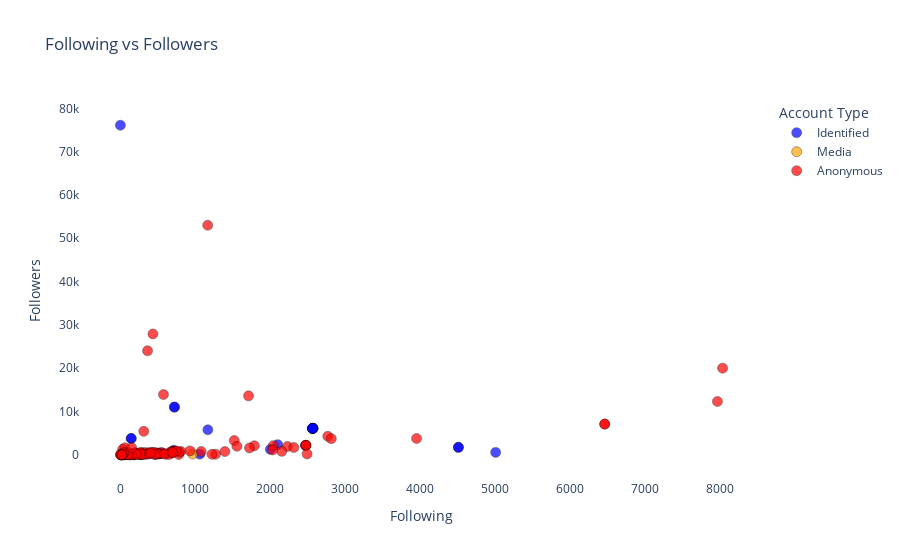

The cell this chart's notebook holds for it:
### Markdown cell above
Let's now explore some relations between the data using scatterplots! We will plot `Followers` against `Followers` to see what kind of accounts usually tweet disinformation. Here we can see there is a huge cluster of accounts that have relatively high following vs their amount of followers.

### Code cell
df1=df.select(
    pl.col("ID"),
    pl.col("Account handle"),
    pl.col("Following"),
    pl.col("Followers"),
    pl.col("Account type").str.strip(),
)

colors = {
    'Identified': 'blue',
    'Media': 'orange',
    'Anonymous': 'red'
}

import plotly.express as px
import plotly.graph_objects as go

fig = go.Figure()

for account_type, color in colors.items():
    filtered_df = df.filter(pl.col('Account type') == account_type)
    fig.add_trace(go.Scatter(
        x=filtered_df['Following'],
        y=filtered_df['Followers'],
        mode='markers',
        text=filtered_df['Account handle'],
        hovertemplate='<b>%{text}</b><br>Following: %{x}<br>Followers: %{y}',
        marker=dict(
            size=10,
            color=color,
            opacity=0.7,
            line=dict(width=0.5, color='black')
        ),
        name=account_type  # Specify the name for each trace
    ))

# Customize the layout
fig.update_layout(
    title='Following vs Followers',
    xaxis_title='Following',
    yaxis_title='Followers',
    hoverlabel=dict(bgcolor='white', font_size=12),
    plot_bgcolor='white',
    legend_title='Account Type'
)

### Figure 1 — Plotly figure (JSON) as saved in the notebook; plotly's stock layout.template omitted (floating-point values rounded to 4 significant figures)
{"data": [{"hovertemplate": "<b>%{text}</b><br>Following: %{x}<br>Followers: %{y}", "marker": {"color": "blue", "line": {"color": "black", "width": 0.5}, "opacity": 0.7, "size": 10}, "mode": "markers", "name": "Identified", "text": ["@ItsJamMagno", "@LelangmoVlogger", "@iskonglasalista", "@mendozadino", "@iskonglasalista", "@PManejr", "@iskonglasalista", "@jassyangeli", "@jassyangeli", "@iskonglasalista", "@H4L0H4L0", "@iskonglasalita", "@Altesing_Manny", "@iskonglasalista", "@rhan_duke", "@ementriboychoi", "@iammarkgarcia_", "@jbrsamonte", "@ace_on_airrr", "@thebossEFRAIM", "@iam_joshua_bc17", "@jamesparmis", "@Valenzuela_Jeff", "@Smartteaser192", "@babeline7", "@anazachia", "@apolinarcespos", "@teriyo", "@iskonglasalista", "@PulbuRonn", "@marortoll", "@iskonglasalista", "@sycipft", "@sycipft", "@marortoll", "@marredroyalty", "@sycipft", "@sycipft", "@teriyo", "@PulbuRonn"], "type": "scatter", "x": [0, 430, 2568, 260, 2568, 1060, 2568, 185, 185, 2568, 61, 2568, 562, 2568, 470, 43, 1167, 132, 187, 271, 2099, 711, 253, 5007, 89, 133, 2001, 4510, 2561, 144, 721, 2561, 522, 522, 721, 2470, 522, 522, 4510, 144], "y": [76100, 257, 6097, 37, 6097, 136, 6097, 57, 57, 6097, 10, 6096, 406, 6096, 52, 85, 5759, 304, 212, 31, 2338, 1044, 165, 547, 21, 8, 1248, 1711, 6064, 3766, 11000, 6064, 260, 260, 11000, 2169, 260, 260, 1710, 3766]}, {"hovertemplate": "<b>%{text}</b><br>Following: %{x}<br>Followers: %{y}", "marker": {"color": "orange", "line": {"color": "black", "width": 0.5}, "opacity": 0.7, "size": 10}, "mode": "markers", "name": "Media", "text": ["@1dugoph", "@newspaperphcom"], "type": "scatter", "x": [8, 964], "y": [3, 159]}, {"hovertemplate": "<b>%{text}</b><br>Following: %{x}<br>Followers: %{y}", "marker": {"color": "red", "line": {"color": "black", "width": 0.5}, "opacity": 0.7, "size": 10}, "mode": "markers", "name": "Anonymous", "text": ["@arthur_vee", "@Brad_Kardinal", "@WinwinEklabu", "@cierloX6", "@dTnalakRiderSR", "@SLaKaTor", "@JVMombay", "@krameoj2", "@Hyden007Toro", "@hitman531ph", "@Hyden007Toro", "@ArianaCharice", "@Whatsupjess1", "@gerrydeleo", "@nhoy2011", "@Whatsupjess1", "@JurisImmanuel", "@FilCitizenPH", "@AnlaboTsong", "@alden_chua", "@TheSmilingBOW", "@MalaChinaPalace", "@micashan", "@gigaigurlmd", "@matansero12886", "@Ztirf17", "@loloromatu", "@Edelwei8", "@osolge2665", "@Fred_1222", "@SamuraiKatipun", "@blackkn05858615", "@SethTojon", "@marredroyalty", "@marredroyalty", "@AliKyle14", "@sonycuerdo", "@thirteenLexa", "@ronald4eternity", "@rom40800032", "@PinasAngInaNyo", "@marredroyalty", "@yellowzingers1", "@jaby111219", "@WinwinEklabu", "@Martina40290987", "@KenesuMiko", "@saylothe", "@dreamy_eyes0", "@AldreanNavarro", "@senall83", "@Hades_alexis", "@jonnelcardano", "@tapatnapilipino", "@emvisi", "@emvisi", "@tapatnapilipino", "@aizenrei20", "@lynmadrid2017", "@Deemcma76111219", "@http_brent22", "@Spankmerigor", "@Deemcma76111219", "@TishaCM", "@AngAkinLangNman", "@abet023", "@ddaengseul", "@gaudz1948", "@Ur_Supermhay", "@ZunRa", "@alden_chua", "@AbsoluteroC", "@fu_rher_", "@YolandaQueens", "@pinoyanghang", "@jemsenpai30", "@zhandy_77", "@olpips", "@imnotyomom", "@AtokPascua", "@philwayne88", "@arogante_ka_tse", "@WordsinMyMind5", "@Runel24947326", "@1vic2r310", "@Domingo31356729", "@BryanLapez", "@ManuelM73700324", "@BrujaDelDemonio", "@SiiniGeng", "@Rosmar_Masarap", "@liaoericph", "@rumflan60", "@allain_z", "@msuniversemimi", "@Yelle007", "@ShnFrncsc01", "@cinecinecine30", "@kotomba431C", "@TheDoctorLuck", "@Paps_Caloy", "@DontTryMeTsk", "@DodongPags", "@DinoMacaldo", "@roumelle_p", "@theguru91010011", "@MDSOnwardPH22", "@bivoc1", "@ManolitoMantal2", "@thatsthetweet00"], "type": "scatter", "x": [2767, 1787, 6462, 542, 1519, 481, 16, 481, 179, 312, 179, 2229, 127, 414, 175, 127, 446, 47, 575, 268, 239, 504, 606, 689, 95, 63, 43, 685, 279, 122, 657, 929, 78, 2475, 2475, 13, 16, 237, 331, 47, 716, 2475, 459, 25, 6462, 18, 10, 30, 1269, 317, 1222, 2491, 89, 58, 295, 295, 58, 121, 17, 190, 362, 292, 190, 434, 369, 648, 58, 340, 61, 806, 268, 2, 61, 779, 1165, 287, 9, 785, 1394, 745, 88, 2153, 149, 212, 27, 104, 30, 683, 362, 1555, 47, 586, 3952, 1078, 384, 1723, 405, 150, 2042, 8035, 1710, 2814, 2314, 16, 14, 698, 7966, 5, 20, 2032], "y": [4255, 2067, 7082, 532, 3275, 252, 5, 432, 6, 5405, 6, 1909, 3, 533, 21, 3, 551, 50, 13900, 487, 243, 191, 124, 753, 22, 2, 6, 383, 272, 52, 502, 893, 71, 2171, 2171, 1, 2, 41, 176, 0, 785, 2171, 63, 8, 7082, 2, 5, 1256, 123, 539, 105, 186, 46, 315, 162, 162, 315, 12, 6, 436, 177, 63, 436, 27900, 490, 42, 517, 126, 1614, 773, 482, 0, 75, 44, 53000, 44, 85, 618, 732, 879, 83, 788, 17, 127, 1, 25, 17, 680, 24000, 1950, 441, 181, 3746, 758, 202, 1571, 422, 1620, 2093, 20000, 13600, 3724, 1667, 0, 2, 490, 12300, 0, 12, 1117]}], "layout": {"hoverlabel": {"bgcolor": "white", "font": {"size": 12}}, "legend": {"title": {"text": "Account Type"}}, "plot_bgcolor": "white", "title": {"text": "Following vs Followers"}, "xaxis": {"title": {"text": "Following"}}, "yaxis": {"title": {"text": "Followers"}}}}
